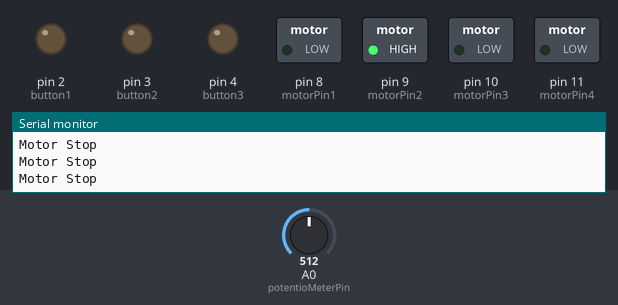
The sketch below on a simulated Arduino Uno, built with avr-gcc and run on an emulated ATmega328P. Parts: switched loads named in the sketch (green lamp = pin HIGH), output pins drawn as LEDs (lit = HIGH), the last lines printed to the serial monitor. Dashed ring = blinking. Inputs (shaded band) come from the test bench; at power-on: A0 (potentioMeterPin) = 512.

Above: at 1.2 s.
1.3 s: A0 (potentioMeterPin) set to 545
4.3 s: A0 (potentioMeterPin) set to 562
At 4.7 s:
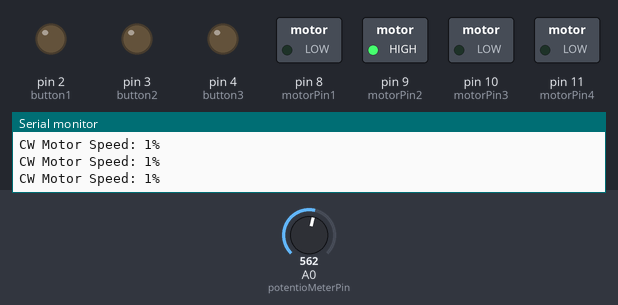
5.8 s: A0 (potentioMeterPin) set to 900
At 6.51 s:
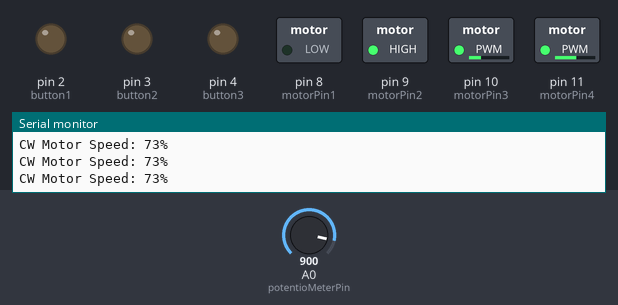
8.8 s: A0 (potentioMeterPin) set to 1023
At 9.83 s:
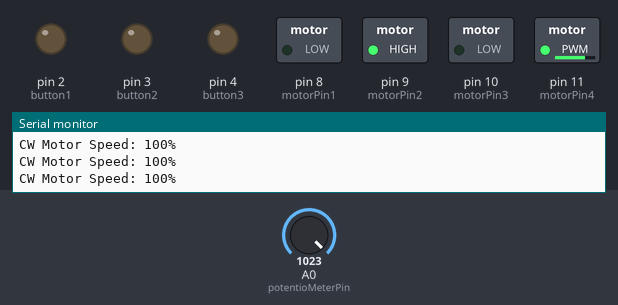
11.8 s: A0 (potentioMeterPin) set to 1005
Timing chart, 0 to 15.8 s (numbered marks = the images above; inputs shaded):
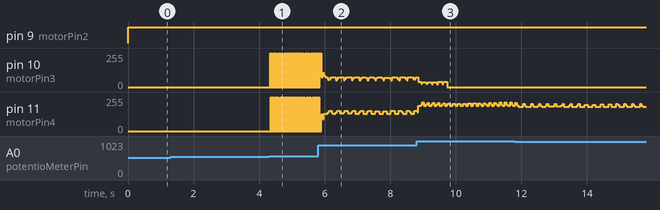

Measured:
- the behaviour switches between 561 and 562 on A0 (potentioMeterPin) (found by bisection; images 0 and 1)
- after the input at 4.3 s, pin 10 (motorPin3): alternates 255/255 for 0.01 s and 0/255 for 0.02 s, starting at once; pin 11 (motorPin4): alternates 255/255 for 0.01 s and 0/255 for 0.02 s, starting after 0.05 s

The sketch:

AR21_servo_motor1.ino.ino
```cpp
/*
 예제 7.1
 스텝모터 구동
 */

// 스텝 모터 신호핀 설정
int motorPin1 = 8;
int motorPin2 = 9;
int motorPin3 = 10;
int motorPin4 = 11;
int button1 = 2;
int button2 = 3;
int button3 = 4;

// 포텐쇼미터 핀 설정
int potentioMeterPin = 0;

// stop 구간 폭 설정
int stopRange = 100;

// 모터 속도 관련 변수 설정
int motorSpeed; // 스텝 사이의 지연시간으로서 4500~1000의 범위를 갖는다.
int motorSpeedPercent; // 속도를 0~100%로 나타낸다.

// 스텝 모터의 스텝 설정
// 0~7은 동작 신호, 8번째는 모터 정지 신호
int steps[] = {B1000, B1100, B0100, B0110, B0010, B0011, B0001, B1001, B0000};

void setup() {
  //모터 신호핀을 출력으로 설정
  pinMode(motorPin1, OUTPUT);
  pinMode(motorPin2, OUTPUT);
  pinMode(motorPin3, OUTPUT);
  pinMode(motorPin4, OUTPUT);
  pinMode(button1,OUTPUT);
  pinMode(button2,OUTPUT);
  pinMode(button3,OUTPUT);

  // 시리얼 통신 설정
  Serial.begin(9600);
}

void loop(){
  // 포텐쇼미터 값을 읽어옴
  int potentioMeter = analogRead(potentioMeterPin);

  // CW로 회전시 모터를 CW방향으로 회전시킨다.
  if(potentioMeter >= 512+(stopRange/2)){
    //모터의 속도를 계산한다.
    motorSpeed = map(potentioMeter, 512+(stopRange/2), 1023,4500,1000);
    // 모터의 속도를 백분율로 변환시킨다.
    motorSpeedPercent = map(motorSpeed ,4500,1000,1,100);
    // 시리얼 통신 메세지를 출력한다.
    Serial.print("CW Motor Speed: ");
    Serial.print(motorSpeedPercent);
    Serial.println("%");
    // CW로 회전시킨다.
    clockwise();
  }
  // CCW로 회전시 모터를 CCW방향으로 회전시킨다.
  else if(potentioMeter <= 512-(stopRange/2)){
    //모터의 속도를 계산한다.
    motorSpeed = map(potentioMeter, 512-(stopRange/2),0,4500,1000);
    // 모터의 속도를 백분율로 변환시킨다.
    motorSpeedPercent = map(motorSpeed,4500,1000,1,100);
    // 시리얼 통신 메세지를 출력한다.
    Serial.print("CCW Motor Speed: ");
    Serial.print(motorSpeedPercent);
    Serial.println("%");
    // CCW로 회전시킨다.
    counterClockwise();
  }
  // 중간에 위치 했을 경우 정지시킨다.
  else{
    Serial.println("Motor Stop");
    motorStop();
  }
}

void counterClockwise(){
  // 0~7 번째 신호를 순차적으로 출력시킨다.
  for(int i = 0; i < 8; i++)
  {


  }
}

void clockwise(){
  // 7~0 번째 신호를 순차적으로 출력시킨다.
  for(int i = 7; i >= 0; i--)
  {
    motorSignalOutput(i);
    delayMicroseconds(motorSpeed);
  }
}

void motorStop(){
  // 정지신호를 출력시킨다.
  motorSignalOutput(8);
}

void motorSignalOutput(int out)
{
  // out 변수에 해당하는 모터 시그날을 출력한다.
  digitalWrite(motorPin1, 0);
  digitalWrite(motorPin2, 1);
  digitalWrite(motorPin3, bitRead(steps[out], 2));
  digitalWrite(motorPin4, bitRead(steps[out], 3));
}
```
